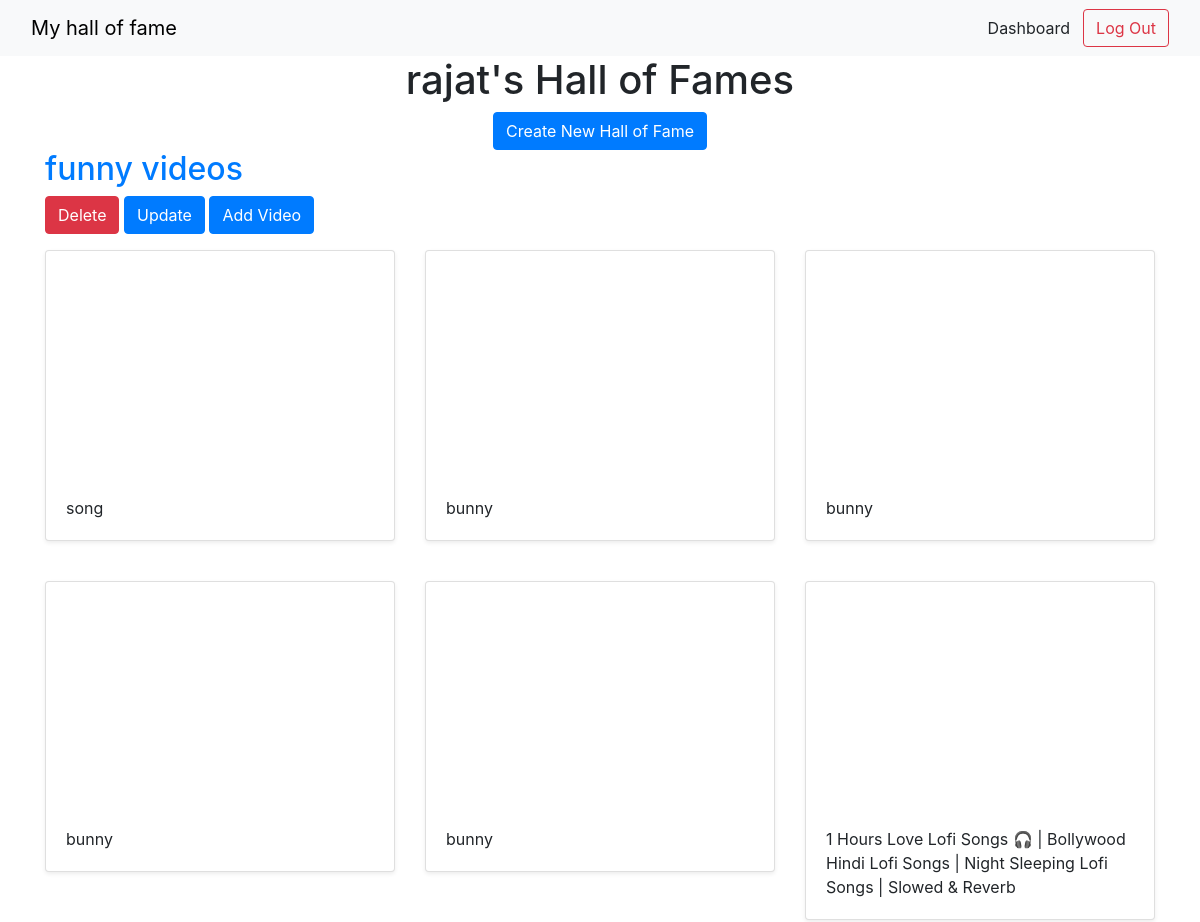
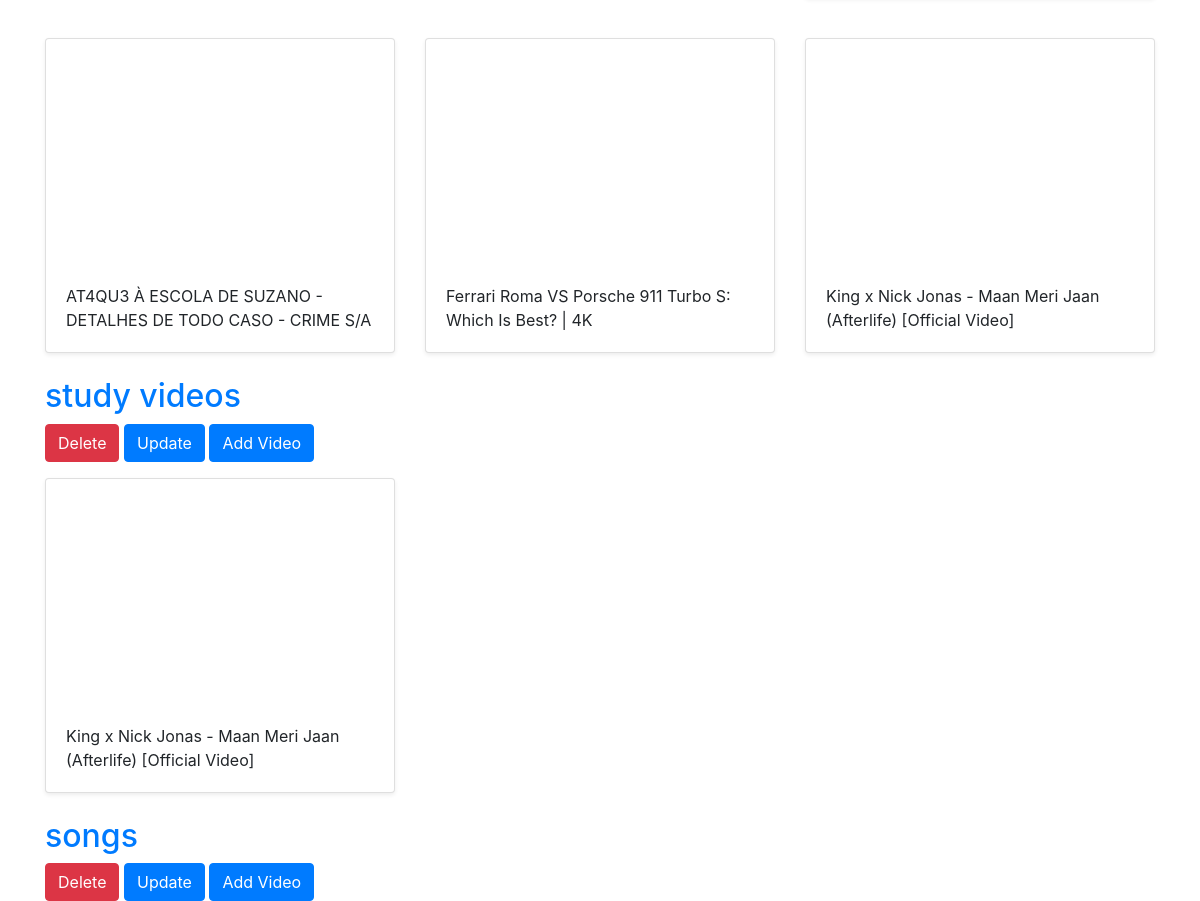
The page /dashboard (signed in) on the database as committed earlier (2 pictures, top to bottom).
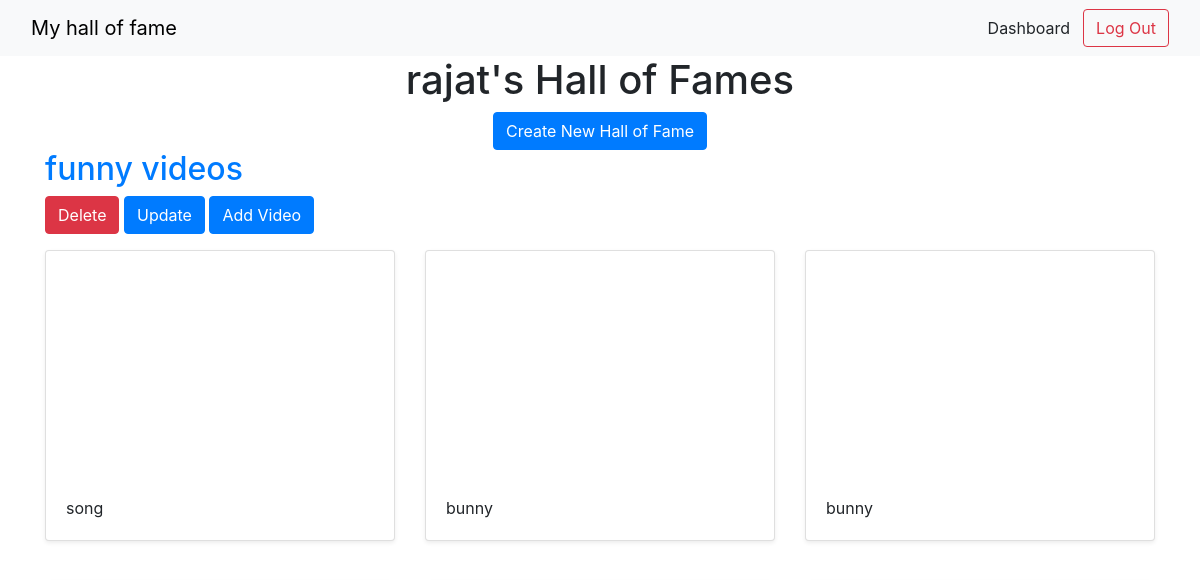
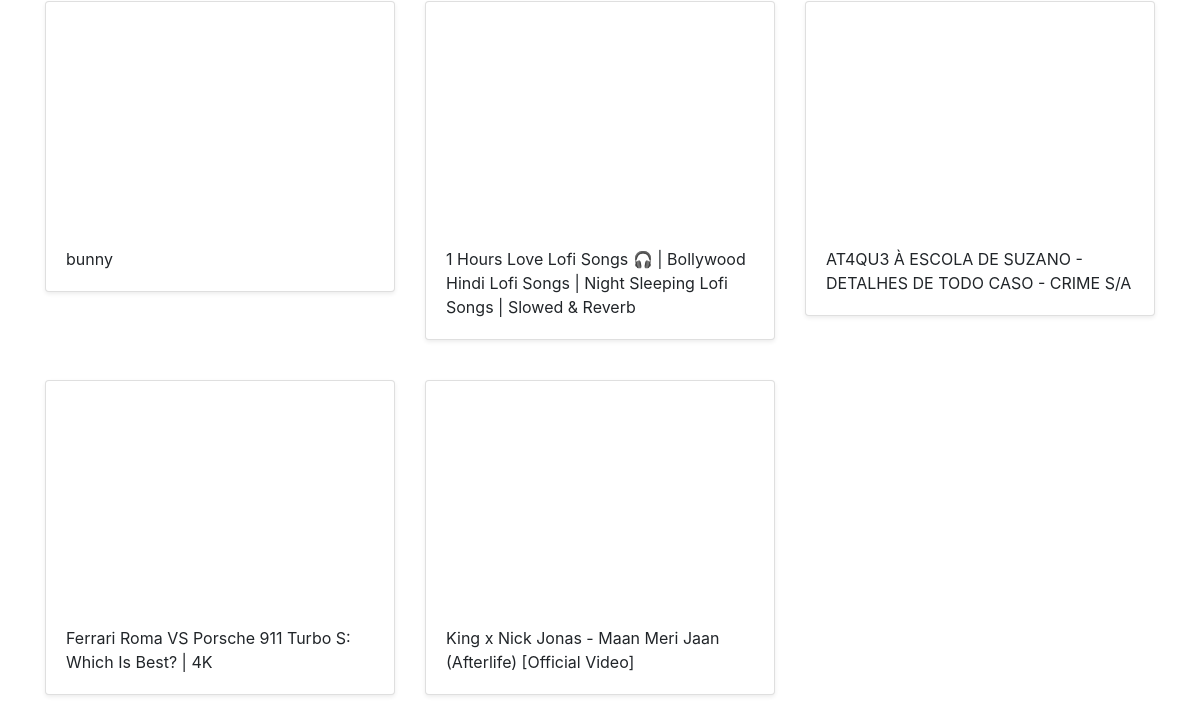
The same page on the database as committed later (2 pictures, top to bottom).
### halls/models.py (models this page shows)
class Hall(models.Model):
    title = models.CharField(max_length=255)
    user = models.ForeignKey(User,on_delete=models.CASCADE)

class Video(models.Model):
    title = models.CharField(max_length=255)
    url = models.URLField()
    youtube_id = models.CharField(max_length=255)
    hall = models.ForeignKey(Hall, on_delete=models.CASCADE)

### halls/views.py (the view)
# urls.py: path('dashboard',views.dashboard, name='dashboard'),
def dashboard(request):
    halls = Hall.objects.filter(user=request.user)
    return render(request, 'halls/dashboard.html',{'halls':halls})

### halls/templates/halls/dashboard.html
{% extends 'halls/base.html' %}
{% block content %}
<div class="container">
    <div class="text-center">
        <h1>{{ user.username }}'s Hall of Fames</h1>
        <a href="{% url 'create_hall' %}" class="btn btn-primary">Create New Hall of Fame</a>
    </div>
    {% for hall in halls %}
    <h2><a href="{% url 'detail_hall' hall.id %}">{{ hall.title }}</a></h2>
    <a href="{% url 'delete_hall' hall.id %}" class="btn btn-danger">Delete</a>
    <a href="{% url 'update_hall' hall.id %}" class="btn btn-primary">Update </a>
    <a href="{% url 'add_video' hall.id %}" class="btn btn-primary">Add Video</a>
    <div class="row">
        {% for video in hall.video_set.all %}
        <div class="col-md-4 mt-3">
            <div class="card mb-4 shadow-sm">
                <iframe width="100%" height="225" src="https://www.youtube.com/embed/{{ video.youtube_id }}"
                    frameborder="0"
                    allow="accelerometer; autoplay; clipboard-write; encrypted-media; gyroscope; picture-in-picture; web-share"
                    allowfullscreen></iframe>
                <div class="card-body">
                    <p class="card-text">{{ video.title }}</p>
                </div>
            </div>
        </div>
        {% endfor %}
    </div>
    {% endfor %}
</div>
{% endblock %}

### halls/templates/halls/base.html (shortened to what this page needs)
<!doctype html>
<html lang="en">
{% load static %}
<head>
    <link href="https://cdn.jsdelivr.net/npm/bootstrap@5.3.0-alpha3/dist/css/bootstrap.min.css" rel="stylesheet"
>
    <link href="{% static 'custom.css' %}" rel="stylesheet">
    <link href="{% static 'bootstrap/css/bootstrap.min.css' %}" rel="stylesheet">
</head>
<body>
    <nav class="navbar bg-body-tertiary">
        <div class="container-fluid">
            <a class="navbar-brand">My hall of fame</a>
            <form class="d-flex" role="search">
                {% if user.is_authenticated %}
                <a class="btn btn-light" href="{% url 'dashboard' %}">Dashboard</a>
                <a class="btn btn-outline-danger" href="{% url 'logout' %}">Log Out</a>
                {% else %}
                <a class="btn btn-light" href="{% url 'login' %}">Login</a>
                {% endif %}
            </form>
        </div>
    </nav>
    {% block content %}
    {% endblock %}
</body>
</html>

Rows that differ between the two databases and show on the page:
removed Video: title "bunny"
removed Hall: title "study videos"
removed Video: title "King x Nick Jonas - Maan Meri Jaan (Afterlife) [Official Video]", shown under "study videos"
removed Hall: title "songs"
